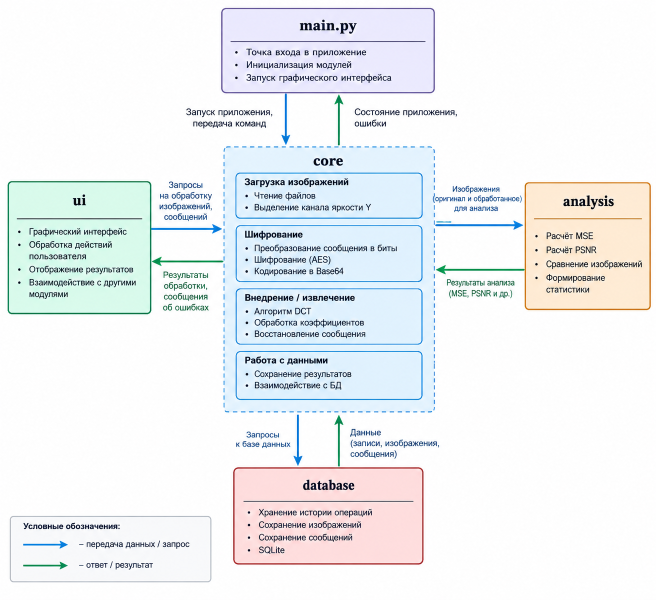
#> input picture VII sem/Course-project_ZINIS/img/Архитектура приложения.png, 1312 x 1199 px (shown at 1/2 size)
$ python run_benchmark.py --image '../img/Архитектура приложения.png'
#> lines starting #> are read from the running program, lines starting #| are printed output that depends on the picture
### VII sem/Course-project_ZINIS/dct_steganography/app/core/image_utils.py
from pathlib import Path

import cv2
import numpy as np


def load_luma_channel(image_path: str | Path) -> tuple[np.ndarray, bool, tuple[int, ...]]:
    """Load an image and return its luminance channel.

    For colour images the DCT is performed only on the Y channel of YCrCb,
    so the original colour information is preserved. Grayscale images remain
    grayscale for backwards compatibility.
    """
    image = cv2.imread(str(image_path), cv2.IMREAD_UNCHANGED)
#> image is the input picture: shape (1199, 1312, 3); mean B, G, R 242.4, 240.4, 237.4
    if image is None:
        raise ValueError("Unable to open the image.")

    if image.ndim == 2:
        return image, False, image.shape

    if image.ndim == 3 and image.shape[2] == 3:
        ycrcb = cv2.cvtColor(image, cv2.COLOR_BGR2YCrCb)
#> ycrcb: shape (1199, 1312, 3); mean of channels 0, 1, 2 239.7, 126.3, 129.5
        return ycrcb[:, :, 0], True, image.shape

    raise ValueError("Unsupported image format. Use grayscale or 24-bit colour images.")


# [23 lines left out: function save_luma_channel, not called in this run]

### VII sem/Course-project_ZINIS/dct_steganography/app/core/embedding.py
from pathlib import Path

import cv2
import numpy as np

from .dct import BLOCK_SIZE, dct_block, idct_block
from .payload import (
    HEADER_SIZE,
    build_payload,
    bytes_to_bits,
    max_message_bytes_for_payload_capacity,
)
from .image_utils import load_luma_channel, save_luma_channel


# Два среднечастотных коэффициента DCT.
# Они используются для кодирования одного бита.
COEFFICIENT_A = (3, 4)
COEFFICIENT_B = (4, 3)

# Минимальный гарантированный зазор между коэффициентами.
MIN_SEPARATION = 2.0


# [92 lines left out: functions _force_bit, calculate_capacity, calculate_message_capacity, not called in this run]


def embed_message(
    image_path: str | Path,
    output_path: str | Path,
    message: str,
    password: str,
    strength: float = 3.0,
) -> dict:
    """
    Встраивает сообщение в изображение
    с использованием блочного DCT.
    """

    if strength <= 0:
        raise ValueError(
            "Embedding strength must be positive."
        )

    image, is_color, original_shape = load_luma_channel(image_path)
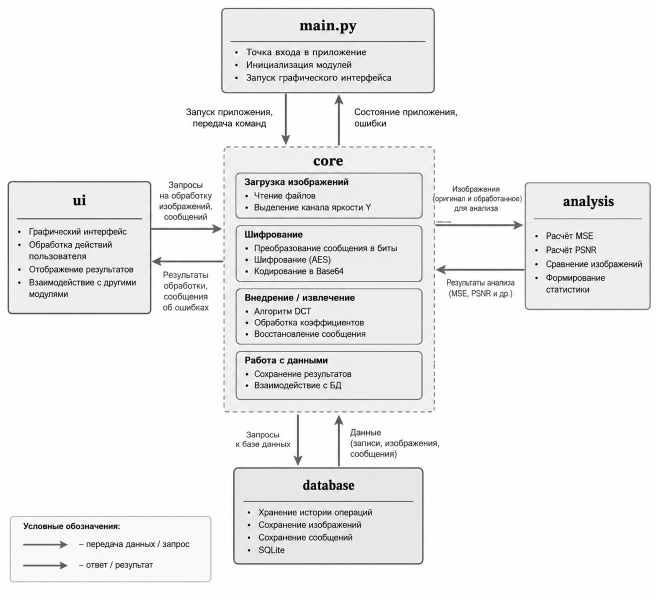
#> image: shape (1199, 1312) (shown at 1/2 size); min 0, max 255, mean 239.7
#> is_color = True; original_shape = (1199, 1312, 3)

    # Формируем зашифрованный payload.
    payload = build_payload(
        message,
        password,
    )

    # Преобразуем payload в последовательность битов.
    bits = bytes_to_bits(payload)

    height, width = image.shape

    block_rows = height // BLOCK_SIZE
    block_cols = width // BLOCK_SIZE

    capacity_bits = (
        block_rows * block_cols
    )

    if len(bits) > capacity_bits:
        raise ValueError(
            f"Message is too large. "
            f"Required: {len(bits)} bits, "
            f"available: {capacity_bits} bits."
        )

    result = image.astype(
        np.float32
    ).copy()

    bit_index = 0

    for row in range(block_rows):

        for col in range(block_cols):

            if bit_index >= len(bits):
                break

            y = row * BLOCK_SIZE
            x = col * BLOCK_SIZE

            block = result[
                y:y + BLOCK_SIZE,
                x:x + BLOCK_SIZE,
            ]

            # Прямое DCT.
            coefficients = dct_block(
                block
            )

            # Встраиваем текущий бит.
            _force_bit(
                coefficients,
                bits[bit_index],
                strength,
                colour_mode=is_color,
            )

            # Обратное DCT.
            restored = idct_block(
                coefficients
            )

            result[
                y:y + BLOCK_SIZE,
                x:x + BLOCK_SIZE,
            ] = restored

            bit_index += 1

        if bit_index >= len(bits):
            break

    # Возвращаем значения пикселей
    # в допустимый диапазон.
    save_luma_channel(
        image_path,
        output_path,
        result,
    )

    return {
        "message_bytes": len(
            message.encode("utf-8")
        ),
        "payload_bytes": len(payload),
        "embedded_bits": len(bits),
        "capacity_bits": capacity_bits,
        "strength": strength,
        "is_color": is_color,
        "original_shape": original_shape,
        "output_path": str(Path(output_path)),
    }

### VII sem/Course-project_ZINIS/dct_steganography/app/analysis/benchmark.py
import time
from pathlib import Path

from app.analysis.metrics import (
    compare_images,
)
from app.core.embedding import (
    embed_message,
)
from app.core.extraction import (
    extract_message,
)


def run_single_experiment(
    source_image: str | Path,
    work_directory: str | Path,
    message: str,
    password: str,
    strength: float,
) -> dict:
    """
    Выполняет один эксперимент benchmark.

    Измеряется:
    - время внедрения;
    - время извлечения;
    - MSE;
    - PSNR;
    - успешность извлечения.
    """

    source_image = Path(
        source_image
    )

    work_directory = Path(
        work_directory
    )

    work_directory.mkdir(
        parents=True,
        exist_ok=True,
    )

    output = (
        work_directory
        / (
            f"stego_s{strength:g}_"
            f"{len(message.encode('utf-8'))}b.png"
        )
    )

    # ==========================================================
    # ВНЕДРЕНИЕ
    # ==========================================================

    started = time.perf_counter()

    result = embed_message(
        source_image,
        output,
        message,
        password,
        strength=strength,
    )

    embedding_time = (
        time.perf_counter()
        - started
    )

    # ==========================================================
    # ИЗВЛЕЧЕНИЕ
    # ==========================================================

    started = time.perf_counter()

    extracted = None
    extraction_error = ""

    try:

        extracted = extract_message(
            output,
            password,
        )

    except ValueError as exc:

        # Ошибка конкретного эксперимента
        extraction_error = str(exc)

    extraction_time = (
        time.perf_counter()
        - started
    )

    # ==========================================================
    # МЕТРИКИ ИЗОБРАЖЕНИЯ
    # ==========================================================

    metrics = compare_images(
        str(source_image),
        str(output),
    )

    verified = (
        extracted == message
    )

    return {
        "message_bytes": result[
            "message_bytes"
        ],
        "payload_bytes": result[
            "payload_bytes"
        ],
        "strength": strength,
        "embedding_time_s": embedding_time,
        "extraction_time_s": extraction_time,
        "mse": metrics["mse"],
        "psnr_db": metrics["psnr_db"],
        "verified": verified,
        "extraction_error": extraction_error,
        "output_path": str(output),
    }

### VII sem/Course-project_ZINIS/dct_steganography/app/core/payload.py
import hashlib
import struct

from cryptography.fernet import Fernet, InvalidToken
from cryptography.hazmat.primitives import hashes
from cryptography.hazmat.primitives.kdf.pbkdf2 import PBKDF2HMAC


MAGIC = b"DCTS"
VERSION = 2
SALT_SIZE = 16

# magic + version + message length + salt + integrity hash
HEADER_FORMAT = ">4sBI16s32s"
HEADER_SIZE = struct.calcsize(HEADER_FORMAT)


# [10 lines left out: function encrypted_size_for_message_bytes, not called in this run]


def payload_size_for_message_bytes(message_bytes: int) -> int:
    """Return the exact payload size for a plaintext of the given byte length."""
    return HEADER_SIZE + encrypted_size_for_message_bytes(message_bytes)


# [17 lines left out: function max_message_bytes_for_payload_capacity, not called in this run]


def _derive_key(password: str, salt: bytes) -> bytes:
    """Derive a Fernet key from a user password."""
    if not password:
        raise ValueError("Password must not be empty.")

    kdf = PBKDF2HMAC(
        algorithm=hashes.SHA256(),
        length=32,
        salt=salt,
        iterations=300_000,
    )
    return __import__("base64").urlsafe_b64encode(
        kdf.derive(password.encode("utf-8"))
    )


def build_payload(message: str, password: str) -> bytes:
    """Encrypt a message and build a self-describing payload."""
    if not password:
        raise ValueError("Password must not be empty.")

    message_bytes = message.encode("utf-8")
    salt = __import__("secrets").token_bytes(SALT_SIZE)
    key = _derive_key(password, salt)

    encrypted = Fernet(key).encrypt(message_bytes)
    integrity = hashlib.sha256(message_bytes).digest()

    header = struct.pack(
        HEADER_FORMAT,
        MAGIC,
        VERSION,
        len(encrypted),
        salt,
        integrity,
    )

    return header + encrypted


# [64 lines left out: functions parse_payload, bytes_to_bits, bits_to_bytes, not called in this run]

### VII sem/Course-project_ZINIS/dct_steganography/run_benchmark.py
from pathlib import Path
import argparse
import tempfile

from app.analysis.benchmark import run_single_experiment


def main():
    parser = argparse.ArgumentParser(
        description="Benchmark DCT steganography strength values."
    )
    parser.add_argument(
        "--image",
        default="data/test_image.png",
        help="Path to the source image.",
    )
    parser.add_argument(
        "--message",
        default="DCT steganography benchmark message",
    )
    parser.add_argument(
        "--password",
        default="course-project-password",
    )
    args = parser.parse_args()

    image = Path(args.image)
    if not image.exists():
        print(f"Image not found: {image}")
        print("Use --image path/to/image.png")
        raise SystemExit(1)

    print("DCT benchmark")
    print("=" * 100)

    with tempfile.TemporaryDirectory() as work:
        for strength in (1, 2, 3, 4, 5):
            result = run_single_experiment(
                image,
                work,
                args.message,
                args.password,
                strength,
            )

            status = "OK" if result["verified"] else "FAIL"

            print(
                f"strength={result['strength']} | "
                f"status={status:4} | "
                f"PSNR={result['psnr_db']:.2f} dB | "
                f"MSE={result['mse']:.6f} | "
                f"embed={result['embedding_time_s']:.4f}s | "
                f"extract={result['extraction_time_s']:.4f}s"
            )

            if not result["verified"] and result["extraction_error"]:
                print(f"  error: {result['extraction_error']}")

    print("=" * 100)


if __name__ == "__main__":
    main()
#> (the call stopped at in _derive_key, `kdf = PBKDF2HMAC( algorithm=hashes.SHA256(), length=32, salt=salt, ite..`: cryptography is not available in this run)

$ run again, on VII sem/Course-project_ZINIS/img/Блок-схема извлечения.png
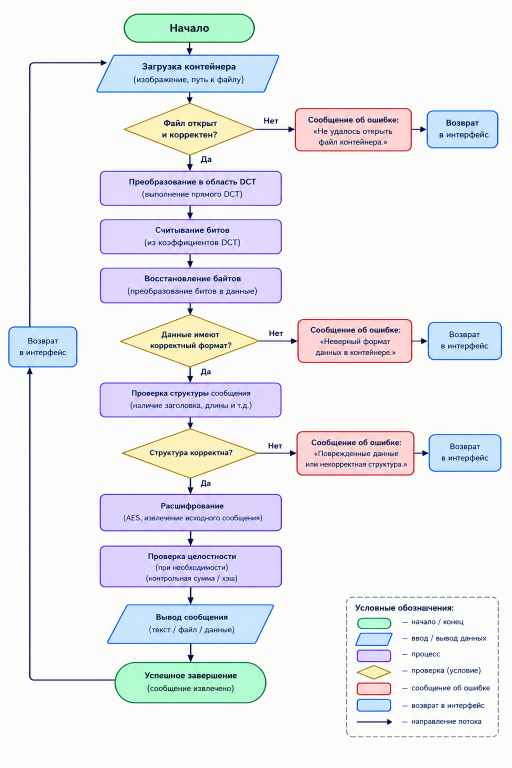
#> input picture VII sem/Course-project_ZINIS/img/Блок-схема извлечения.png, 1024 x 1536 px (shown at 1/2 size)
#> in load_luma_channel, image is the input picture: shape (1536, 1024, 3); mean B, G, R 241.1, 237.2, 235.7
#> ycrcb: shape (1536, 1024, 3); mean of channels 0, 1, 2 237, 127, 130.1
#> in embed_message, `image, is_color, original_shape = load_luma_channel(image_path)`:
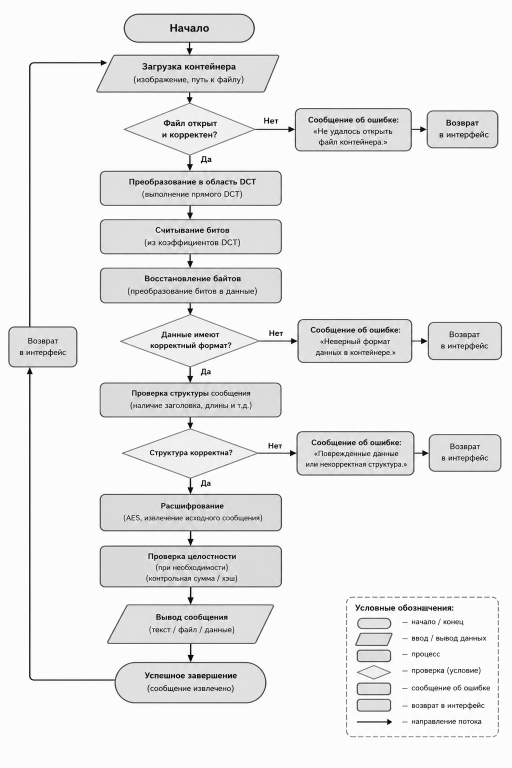
#> image: shape (1536, 1024) (shown at 1/2 size); min 0, max 255, mean 237
#> is_color = True; original_shape = (1536, 1024, 3)
